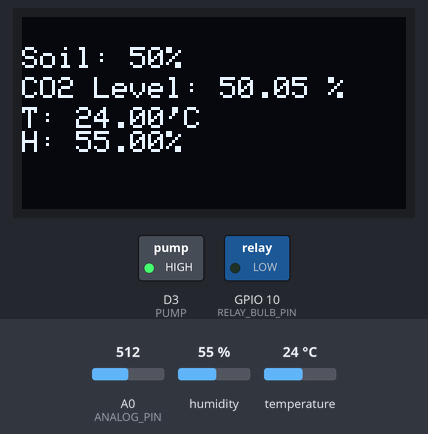
A sketch run on a simulated ESP8266 (NodeMCU). Parts: 128×64 one-colour display, switched loads named in the sketch (green lamp = pin HIGH). The test bench sets the inputs (shaded band); at power-on: A0 (ANALOG_PIN) = 512, humidity 55 %, temperature 24 °C. WiFi joins after 1.5 s; servers stay silent unless stated; the display library's start-up logo is not drawn; pins used as bus, display or sensor lines are not drawn; what the sketch prints to the serial monitor is not drawn.

Above: at 3.9 s.
4.0 s: A0 (ANALOG_PIN) set to 491
At 5.2 s:
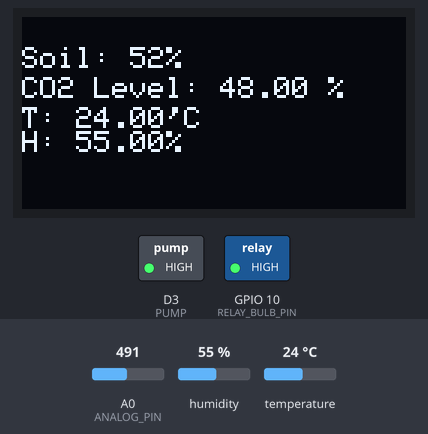
6.0 s: A0 (ANALOG_PIN) set to 716
At 7.4 s:
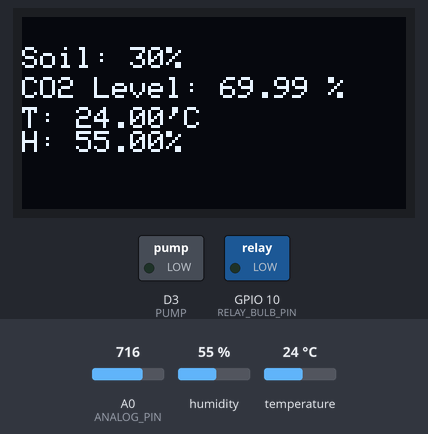
7.7 s: humidity set to 22 %
At 10.8 s:
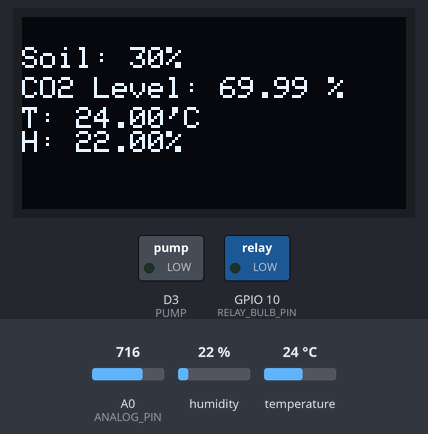
11.1 s: A0 (ANALOG_PIN) set to 620
At 12.4 s:
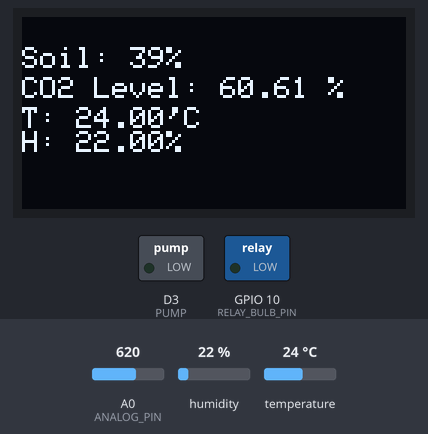
12.7 s: A0 (ANALOG_PIN) set to 593
At 13.6 s:
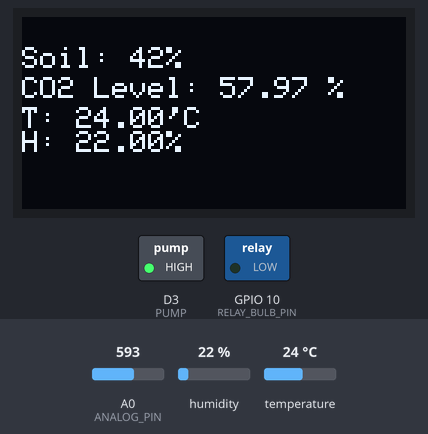
14.4 s: temperature set to 12 °C
At 17.1 s:
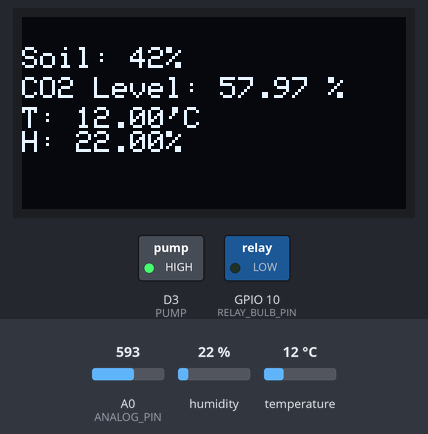
Timing chart, 0 to 18.6 s (numbered marks = the images above; inputs shaded):
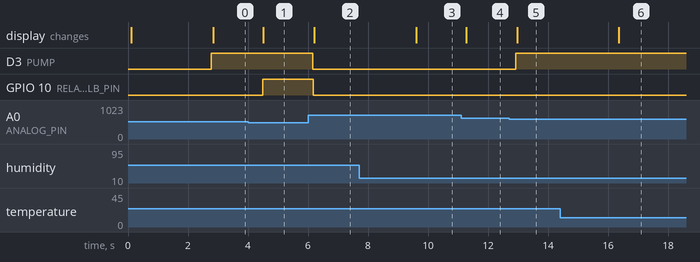

Measured:
- the behaviour switches between 500 and 499 on A0 (ANALOG_PIN) (found by bisection; images 0 and 1)
- the behaviour switches between 609 and 608 on A0 (ANALOG_PIN) (found by bisection; images 4 and 5)
- after the input at 4.0 s, GPIO 10 (RELAY_BULB_PIN): LOW → HIGH after 0.49 s; the display: changes after 0.51 s (image 1)
- after the input at 6.0 s, D3 (PUMP): HIGH → LOW after 0.16 s; GPIO 10 (RELAY_BULB_PIN): HIGH → LOW after 0.18 s; the display: changes after 0.21 s (image 2)
- after the input at 7.7 s, the display: changes after 1.9 s (image 3)
- after the input at 11.1 s, the display: changes after 0.17 s (image 4)
- after the input at 12.7 s, D3 (PUMP): LOW → HIGH after 0.22 s; the display: changes after 0.27 s (image 5)
- after the input at 14.4 s, the display: changes after 2.0 s (image 6)

The sketch:

code.ino
```cpp
#define BLYNK_TEMPLATE_ID "TMPL6Jk-vbFYB"
#define BLYNK_TEMPLATE_NAME "Greenhouse"
#define BLYNK_AUTH_TOKEN "Z9TaUjl1Gl68KVz4qZIZrK7cpsneYVKB"
#include <ESP8266WiFi.h>
#include <BlynkSimpleEsp8266.h>
#include <Wire.h>
#include <Adafruit_GFX.h>
#include <Adafruit_SSD1306.h>
#include <DHT.h>

#define SCREEN_WIDTH 128
#define SCREEN_HEIGHT 64
#define OLED_RESET -1
Adafruit_SSD1306 display(SCREEN_WIDTH, SCREEN_HEIGHT, &Wire, OLED_RESET);

#define SOIL_SENSOR_CHANNEL 0
#define MQ135_SENSOR_CHANNEL 1
#define LDR_SENSOR_CHANNEL 2

#define SOIL_MOISTURE_VPIN V3
#define CO2_VPIN V2
#define TEMP_VPIN V0
#define HUMIDITY_VPIN V1
#define RELAY_BULB_PIN 10
#define PUMP D3

#define ANALOG_PIN A0
#define DHTPIN D4
#define DHTTYPE DHT11

#define S0 D0
#define S1 D5
#define S2 D6
#define S3 D7

int soilMoisturePercent  = 40;

char auth[] = BLYNK_AUTH_TOKEN;
char ssid[] = "Dialog LTE";
char pass[] = "Lakdilu0414";

DHT dht(DHTPIN, DHTTYPE);

void setup() {
  Serial.begin(9600);
  delay(100);

  pinMode(S0, OUTPUT);
  pinMode(S1, OUTPUT);
  pinMode(S2, OUTPUT);
  pinMode(S3, OUTPUT);
  pinMode(RELAY_BULB_PIN, OUTPUT);
  pinMode(PUMP, OUTPUT);

  display.begin(SSD1306_SWITCHCAPVCC, 0x3C);
  display.display();
  delay(800);
  display.clearDisplay();

  Blynk.begin(auth, ssid, pass);
  dht.begin();
}

void loop() {
  Blynk.run();
  readSensors();
  delay(500); // Adjust as needed
}

void readSensors() {
  setMultiplexerChannel(SOIL_SENSOR_CHANNEL);
  delay(10);
 int soilMoistureValue = analogRead(ANALOG_PIN);
  int soilMoisturePercent = map(soilMoistureValue, 0, 1023, 100, 0);
  if (soilMoisturePercent > 40){
    digitalWrite(PUMP,HIGH);
  }
  else {
   digitalWrite(PUMP,LOW);
  }

  Blynk.virtualWrite(SOIL_MOISTURE_VPIN, soilMoisturePercent);
  display.clearDisplay();
  display.setTextSize(1);
  display.setTextColor(SSD1306_WHITE);
  display.setCursor(0, 10);
  display.println("Soil: " + String(soilMoisturePercent) + "%");
  Serial.print("Raw Soil Moisture Value: ");
  Serial.println(soilMoisturePercent);

setMultiplexerChannel(MQ135_SENSOR_CHANNEL);
delay(10);
int mq135SensorValue = analogRead(ANALOG_PIN);
float co2LevelPercentage = (mq135SensorValue / 1023.0) * 100.0;
Blynk.virtualWrite(CO2_VPIN, co2LevelPercentage);
display.setCursor(0, 20);
display.println("CO2 Level: " + String(co2LevelPercentage) + " %");

  setMultiplexerChannel(LDR_SENSOR_CHANNEL);
  delay(10); // Stabilization delay
  int ldrValue = analogRead(ANALOG_PIN);
  if (ldrValue < 500){
    digitalWrite(RELAY_BULB_PIN,HIGH);
  }
  else{
    digitalWrite(RELAY_BULB_PIN,LOW);
  }
float temperature = dht.readTemperature();
float humidity = dht.readHumidity();
if (!isnan(temperature) && !isnan(humidity)) {
  Blynk.virtualWrite(TEMP_VPIN, temperature);
  Blynk.virtualWrite(HUMIDITY_VPIN, humidity);
  display.setCursor(0, 30);
  display.print("T: ");
  display.print(temperature);
  display.println("'C");
  display.print("H: ");
  display.print(humidity);
  display.println("%");
} else {
  Serial.println("Failed to read from DHT sensor!");
}
  display.display();
}
void setMultiplexerChannel(int channel) {
  digitalWrite(S0, bitRead(channel, 0));
  digitalWrite(S1, bitRead(channel, 1));
  digitalWrite(S2, bitRead(channel, 2));
  digitalWrite(S3, bitRead(channel, 3));
}
```
